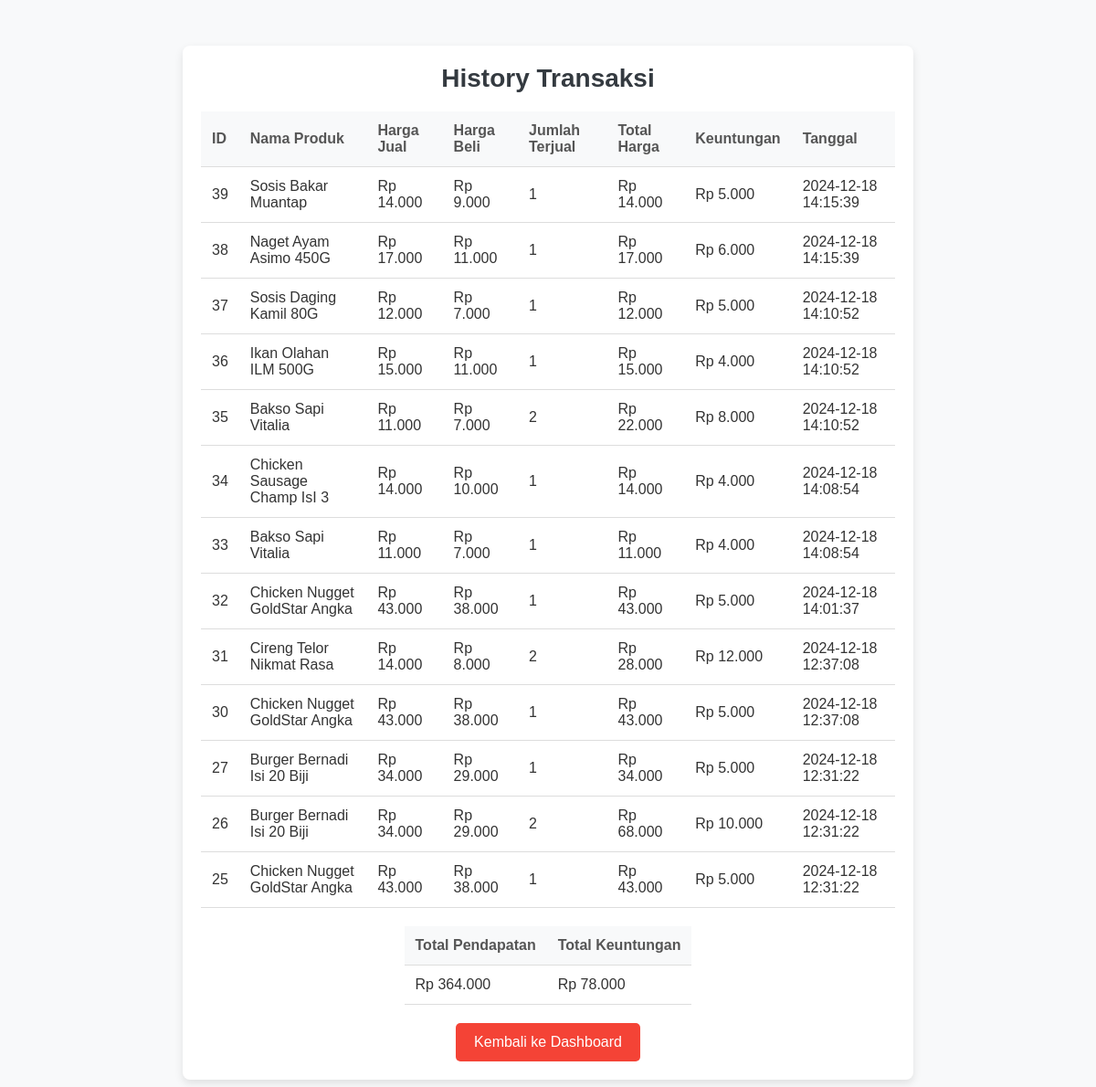
The app's page /history_transaksi.php (signed in) with its own data.
### tables this page shows
CREATE TABLE `transaksi` (
  `id` int(11) NOT NULL,
  `nama_produk` varchar(255) DEFAULT NULL,
  `harga` decimal(10,2) DEFAULT NULL,
  `jumlah_terjual` int(11) DEFAULT NULL,
  `total_harga` decimal(10,2) DEFAULT NULL,
  `tanggal` datetime DEFAULT current_timestamp()
);

CREATE TABLE `produk` (
  `id` int(11) NOT NULL,
  `nama` varchar(255) DEFAULT NULL,
  `stok` int(11) DEFAULT NULL,
  `harga` varchar(255) DEFAULT NULL,
  `harga_beli` int(11) NOT NULL,
  `foto` varchar(255) DEFAULT NULL,
  `supplier` varchar(255) DEFAULT NULL
);

### history_transaksi.php (the view, shortened to what this page needs)
<?php
include 'koneksi.php';
$sql = "
    SELECT transaksi.id, transaksi.nama_produk, transaksi.harga, transaksi.jumlah_terjual, transaksi.total_harga, transaksi.tanggal, produk.harga_beli
    FROM transaksi
    INNER JOIN produk ON transaksi.nama_produk = produk.nama
    ORDER BY transaksi.id DESC
";
$result = $conn->query($sql);
$sql_total_pendapatan = "SELECT SUM(total_harga) AS total_pendapatan FROM transaksi";
$result_pendapatan = $conn->query($sql_total_pendapatan);
$row_pendapatan = $result_pendapatan->fetch_assoc();
$total_pendapatan = $row_pendapatan['total_pendapatan'];
$total_keuntungan = 0;
while ($row = $result->fetch_assoc()) {
    $keuntungan = ($row['harga'] - $row['harga_beli']) * $row['jumlah_terjual'];
    $total_keuntungan += $keuntungan;
}
$result->data_seek(0);
?>
<!DOCTYPE html>
<html lang="en">
<head>
    <link rel="stylesheet" href="style.css">
</head>
<body>
    <div class="container">
        <h1>History Transaksi</h1>
        <div class="table-responsive">
            <table class="table table-striped table-hover">
                <thead class="table-dark">
                    <tr>
                        <th>ID</th>
                        <th>Nama Produk</th>
                        <th>Harga Jual</th>
                        <th>Harga Beli</th>
                        <th>Jumlah Terjual</th>
                        <th>Total Harga</th>
                        <th>Keuntungan</th>
                        <th>Tanggal</th>
                    </tr>
                </thead>
                <tbody>
                    <?php while ($row = $result->fetch_assoc()): ?>
                        <?php
                            $keuntungan = ($row['harga'] - $row['harga_beli']) * $row['jumlah_terjual'];
                        ?>
                        <tr>
                            <td><?php echo $row['id']; ?></td>
                            <td><?php echo $row['nama_produk']; ?></td>
                            <td>Rp <?php echo number_format($row['harga'], 0, ',', '.'); ?></td>
                            <td>Rp <?php echo number_format($row['harga_beli'], 0, ',', '.'); ?></td>
                            <td><?php echo $row['jumlah_terjual']; ?></td>
                            <td>Rp <?php echo number_format($row['total_harga'], 0, ',', '.'); ?></td>
                            <td>Rp <?php echo number_format($keuntungan, 0, ',', '.'); ?></td>
                            <td><?php echo $row['tanggal']; ?></td>
                        </tr>
                    <?php endwhile; ?>
                </tbody>
            </table>
        </div>
        <div class="total-pendapatan">
            <table class="table table-bordered">
                <thead class="table-dark">
                    <tr>
                        <th>Total Pendapatan</th>
                        <th>Total Keuntungan</th>
                    </tr>
                </thead>
                <tbody>
                    <tr>
                        <td>Rp <?php echo number_format($total_pendapatan, 0, ',', '.'); ?></td>
                        <td>Rp <?php echo number_format($total_keuntungan, 0, ',', '.'); ?></td>
                    </tr>
                </tbody>
            </table>
        </div>
        <a href="index.php" class="back-button">Kembali ke Dashboard</a>
    </div>
</body>
</html>

### style.css (style rules this page uses)
* { box-sizing: border-box; margin: 0; padding: 0; }
body { font-family: 'Arial', sans-serif; background-color: #f4f7fc; color: #333; display: flex; justify-content: center; align-items: center; min-height: 100vh; padding: 20px; margin: 0; }
.container { display: flex; flex-direction: column; justify-content: center; align-items: center; }
h1 { font-size: 30px; color: #333; margin-bottom: 15px; font-weight: 600; }
.container, .dashboard-container { width: 100%; max-width: 1200px; margin: 0 auto; padding: 30px; background-color: #fff; border-radius: 10px; box-shadow: 0 4px 12px rgba(0, 0, 0, 0.1); }
h1 { font-size: 28px; color: #333; margin-bottom: 20px; font-weight: 600; }
table { width: 100%; border-collapse: collapse; }
th, td { padding: 12px; text-align: left; border-bottom: 1px solid #ddd; }
th { background-color: #f8f9fa; font-weight: bold; color: #555; }
td { color: #333; }
.back-button { padding: 10px 20px; font-size: 16px; color: #fff; background-color: #6c757d; border: none; border-radius: 5px; cursor: pointer; transition: background-color 0.3s ease; margin-top: 20px; }
* { margin: 0; padding: 0; box-sizing: border-box; }
body { font-family: 'Arial', sans-serif; background-color: #f4f7fc; margin: 0; padding: 0; }
.container { max-width: 800px; margin: 50px auto; padding: 20px; background-color: white; border-radius: 8px; box-shadow: 0 4px 10px rgba(0, 0, 0, 0.1); }
h1 { text-align: center; color: #4E7CE0FF; }
.back-button { display: inline-block; background-color: #f44336; padding: 12px 20px; color: white; text-decoration: none; border-radius: 5px; text-align: center; margin-top: 20px; }
body { background-color: #f8f9fa; font-family: 'Arial', sans-serif; }
h1, h2 { color: #343a40; }

### records on screen
transaksi: id "39", nama_produk "Sosis Bakar Muantap", harga "14.000", produk.harga_beli "9.000", jumlah_terjual "1", total_harga "14.000", keuntungan "5.000", tanggal "2024-12-18 14:15:39"
transaksi: id "38", nama_produk "Naget Ayam Asimo 450G", harga "17.000", produk.harga_beli "11.000", jumlah_terjual "1", total_harga "17.000", keuntungan "6.000", tanggal "2024-12-18 14:15:39"
transaksi: id "37", nama_produk "Sosis Daging Kamil 80G", harga "12.000", produk.harga_beli "7.000", jumlah_terjual "1", total_harga "12.000", keuntungan "5.000", tanggal "2024-12-18 14:10:52"
transaksi: id "36", nama_produk "Ikan Olahan ILM 500G", harga "15.000", produk.harga_beli "11.000", jumlah_terjual "1", total_harga "15.000", keuntungan "4.000", tanggal "2024-12-18 14:10:52"
transaksi: id "35", nama_produk "Bakso Sapi Vitalia", harga "11.000", produk.harga_beli "7.000", jumlah_terjual "2", total_harga "22.000", keuntungan "8.000", tanggal "2024-12-18 14:10:52"
transaksi: id "34", nama_produk "Chicken Sausage Champ IsI 3", harga "14.000", produk.harga_beli "10.000", jumlah_terjual "1", total_harga "14.000", keuntungan "4.000", tanggal "2024-12-18 14:08:54"
transaksi: id "33", nama_produk "Bakso Sapi Vitalia", harga "11.000", produk.harga_beli "7.000", jumlah_terjual "1", total_harga "11.000", keuntungan "4.000", tanggal "2024-12-18 14:08:54"
transaksi: id "32", nama_produk "Chicken Nugget GoldStar Angka", harga "43.000", produk.harga_beli "38.000", jumlah_terjual "1", total_harga "43.000", keuntungan "5.000", tanggal "2024-12-18 14:01:37"
transaksi: id "31", nama_produk "Cireng Telor Nikmat Rasa", harga "14.000", produk.harga_beli "8.000", jumlah_terjual "2", total_harga "28.000", keuntungan "12.000", tanggal "2024-12-18 12:37:08"
transaksi: id "30", nama_produk "Chicken Nugget GoldStar Angka", harga "43.000", produk.harga_beli "38.000", jumlah_terjual "1", total_harga "43.000", keuntungan "5.000", tanggal "2024-12-18 12:37:08"
transaksi: id "27", nama_produk "Burger Bernadi Isi 20 Biji", harga "34.000", produk.harga_beli "29.000", jumlah_terjual "1", total_harga "34.000", keuntungan "5.000", tanggal "2024-12-18 12:31:22"
transaksi: id "26", nama_produk "Burger Bernadi Isi 20 Biji", harga "34.000", produk.harga_beli "29.000", jumlah_terjual "2", total_harga "68.000", keuntungan "10.000", tanggal "2024-12-18 12:31:22"
transaksi: id "25", nama_produk "Chicken Nugget GoldStar Angka", harga "43.000", produk.harga_beli "38.000", jumlah_terjual "1", total_harga "43.000", keuntungan "5.000", tanggal "2024-12-18 12:31:22"

### other values on screen
$total_pendapatan "364.000"
$total_keuntungan "78.000"
